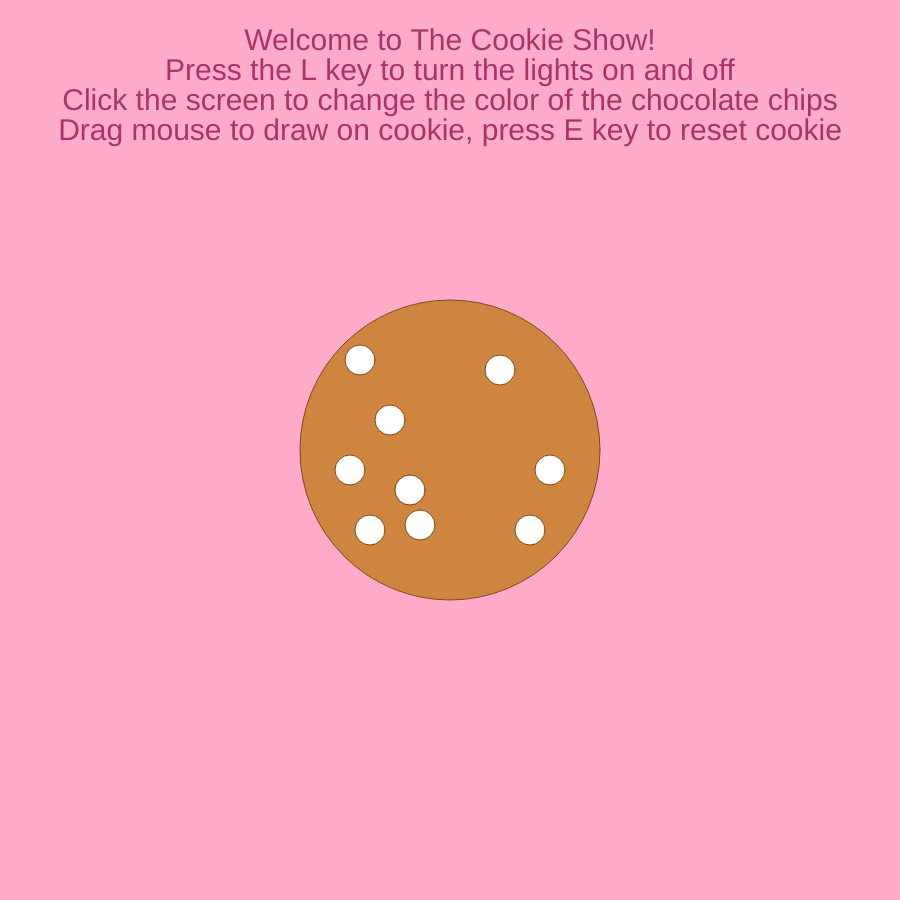
Frame 1 (no input)
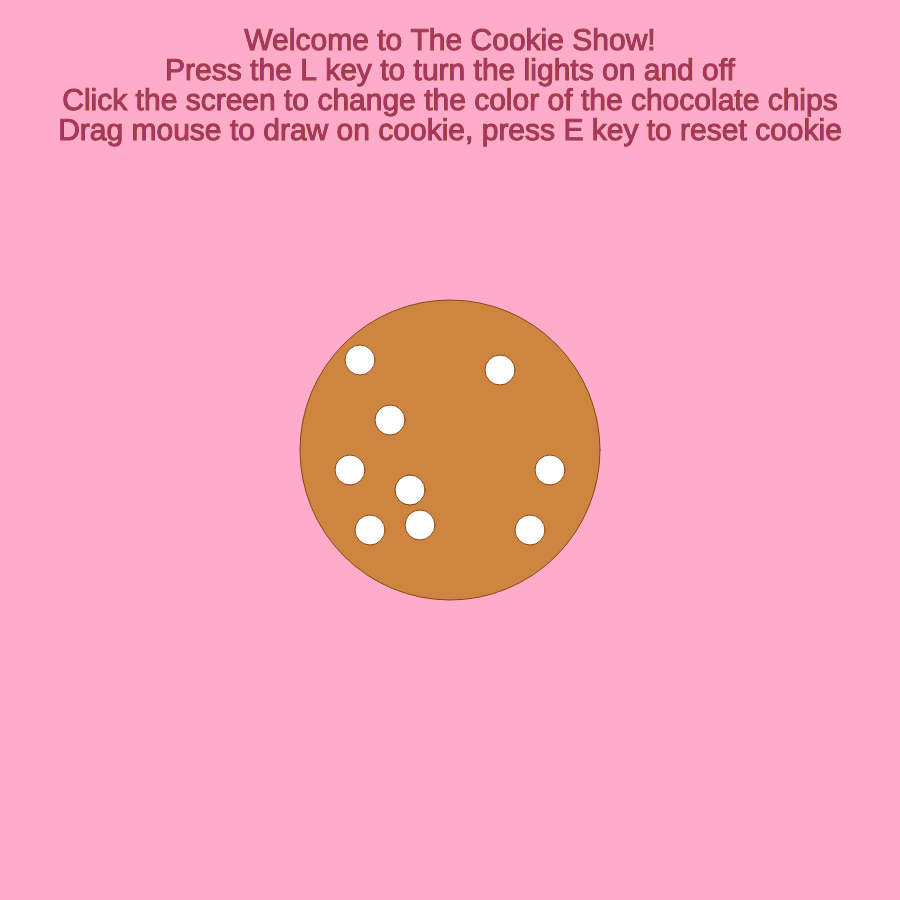
Frame 60 (no input)
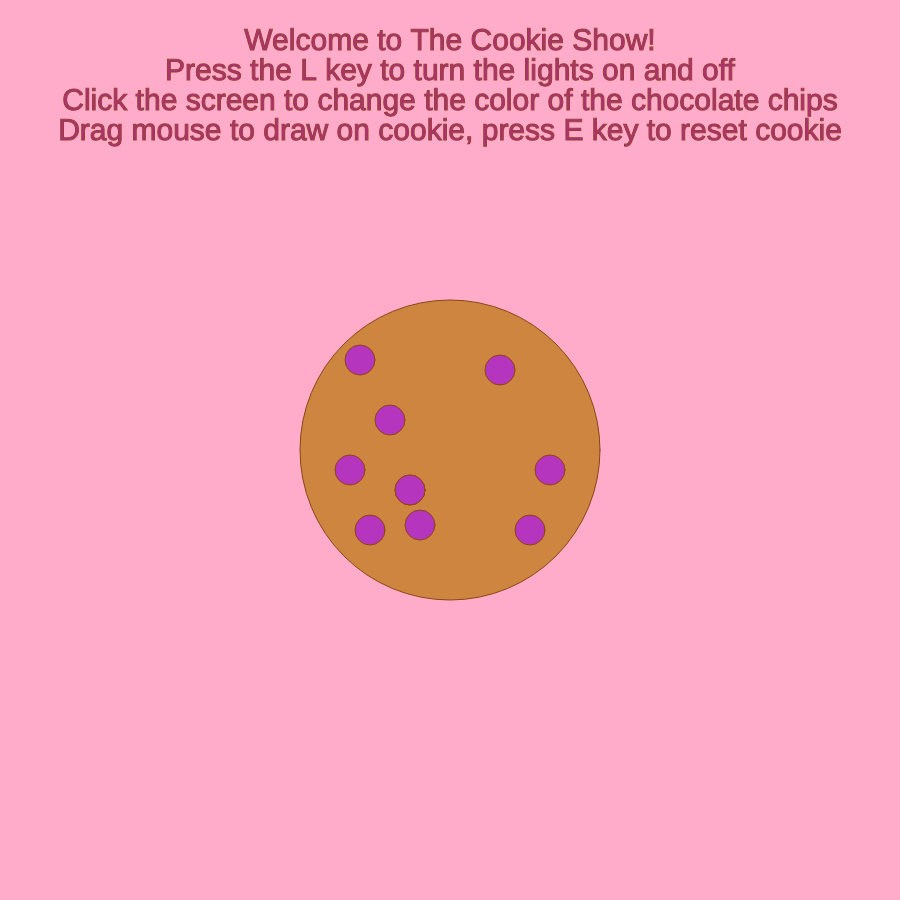
Frame 120 (the mouse pressed at the canvas centre since frame 60)

The p5.js sketch that drew these frames (run headless with seeded random() and noise() and a simulated clock; from frame 60 on, the mouse is pressed at the canvas centre):

// p5.js sketch
// ── sketch.js
/* "The Cookie Show"
  by Journey Ford

  Instructions on page, but users should be able 
  to press the L or l key to turn the light on and off,
  click the screen to change the color of the chips,
  and draw on the cookie by dragging the mouse over it
  and reset the cookie by pressing the e or E key.
*/

let r = 255;
let g = 255;
let b = 255;

let spotlightOn = false;
let cookieCanvas;

//cookie constants and variables, p5.js

//can change
let cookieX = 0;
let cookieY = 0;
//doesn't change
const cookieSize = 300;
const chipSize = 30;

function setup()
{
  createCanvas(900, 900);  
  background(255,172,203);

  //cookie size and centered
  cookieX = width/2;
  cookieY = height/2;

  //text
  textAlign(CENTER);
  textSize(30);

  //chips to center in the cookie better than before, p5.js
  ellipseMode(CENTER);
  
  //graphics buffer, separate from main canvas and creates a clear canvas to draw on above the cookie, p5.js
  cookieCanvas = createGraphics(width, height);
  cookieCanvas.clear();
  
}

function draw() 
{
  background(255,172,203);

  fill(170, 51, 106);
  text('Welcome to The Cookie Show!', width/2, 50);
  text('Press the L key to turn the lights on and off', width/2, 80);
  text('Click the screen to change the color of the chocolate chips', width/2, 110);
  text('Drag mouse to draw on cookie, press E key to reset cookie', width/2, 140);

  //cookie base centered of canvas
  stroke(139,69,19);
  fill(205,133,63);
  ellipse(cookieX, cookieY, cookieSize, cookieSize); 

  //CHIPS
  fill(r,g,b); //fill all chips with random color

  drawChip(cookieX-90, cookieY-90);
  drawChip(cookieX-60, cookieY-30);
  drawChip(cookieX-30, cookieY+75);
  drawChip(cookieX-80, cookieY+80);
  drawChip(cookieX+80, cookieY+80);
  drawChip(cookieX-100, cookieY+20);
  drawChip(cookieX+100, cookieY+20);
  drawChip(cookieX-40, cookieY+40);
  drawChip(cookieX-40, cookieY+40);
  drawChip(cookieX+50, cookieY-80); 

image(cookieCanvas, 0, 0); //draws image of invisible canvas that can be drawn on, p5.js

if (spotlightOn)
{
  fill(255, 255, 153, 150); //spotlight
  noStroke();
  triangle(width/2, 0, width/2 - 250, height, width/2 + 250, height); 
  //insight from friend, centering the triangle from the top center to fall over full cookie
}

}

function drawChip(x,y)
{
  ellipse(x, y, chipSize, chipSize);
}

//DRAWING
function mouseDragged() //p5.js, only works when mouse is cliked and dragged
{
  let distance = dist(mouseX, mouseY, cookieX, cookieY);//only inside cookie coordinates, p5.js
  if (distance < cookieSize/2)
  {
    cookieCanvas.fill(139,69,19);
    cookieCanvas.noStroke();
    cookieCanvas.ellipse(mouseX,mouseY,10,10);
  }
}

//COLOR CHANGING CHIPS
function mousePressed()
{
  r = random(0,255);
  g = random(0,255);
  b = random(0,255);
}

//SPOTLIGHT SWTICH
function keyPressed()//should make spotlight turn on or off with "l" key
{
if (key === "l" || key === "L")
  {
  spotlightOn = !spotlightOn;
  console.log(spotlightOn);//shows if it's on or not
  }
//ERASE KEY
if (key === "e" || key === "E")
  {
  cookieCanvas.clear() || drawChip(0,0,0); //clears drawing on canvas made, p5.js, couldn't reset chip color back to white 
  }
}
